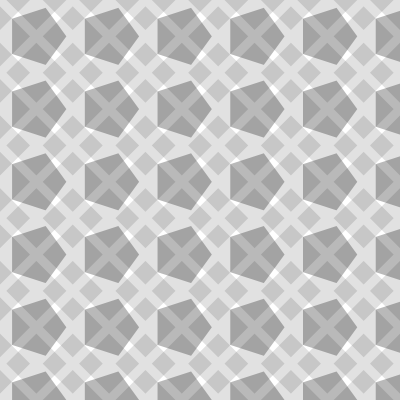
Frame 1 (no input)
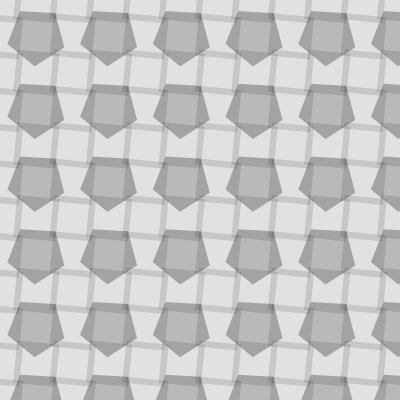
Frame 60 (the mouse pressed at the canvas centre just before this capture)
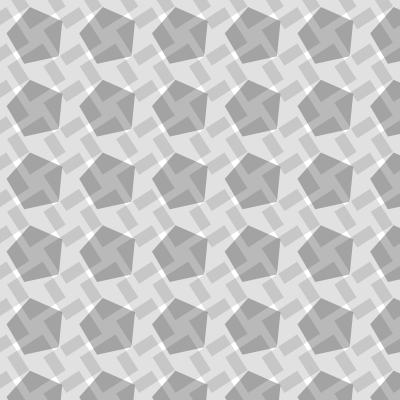
Frame 120 (the mouse held since frame 60 and released just before this capture)

The Processing sketch that drew these frames (run headless with seeded random() and noise(); from frame 60 on, the mouse is pressed at the canvas centre):

// Processing sketch: tiles7
// ── tiles7.pde
float num1, num2, n1, n2, angle;
void setup()
{
  size(400,400);
  num1=11;
  num2=11;
  angle = 0;
  rectMode(CENTER);
}

void draw()
{
  background(255, 55);
  n1 = width/num1;
  n2 = height/num2;
  for (int j=0; j<=num2; j++){
    for (int i=0; i<=num1; i++){
      pushMatrix();
      noStroke();
      fill(0, 50);
      translate(n1*i, n2*j);
      if ((i*j)%2==0) {
        rotate(angle);
        fill(0, 30);
        polygon(0,0,30,4);
      }
      else {
        rotate(angle*-1);
        fill(0, 70);
        polygon(0, 0, 30, 5);
      }
      popMatrix();
    }
  }
  angle+=0.015;
}

void polygon(float x, float y, float radius, int npoints) {
  float angle = TWO_PI / npoints;
  beginShape();
  for (float a = 0; a < TWO_PI; a += angle) {
    float sx = x + cos(a) * radius;
    float sy = y + sin(a) * radius;
    vertex(sx, sy);
  }
  endShape(CLOSE);
}
